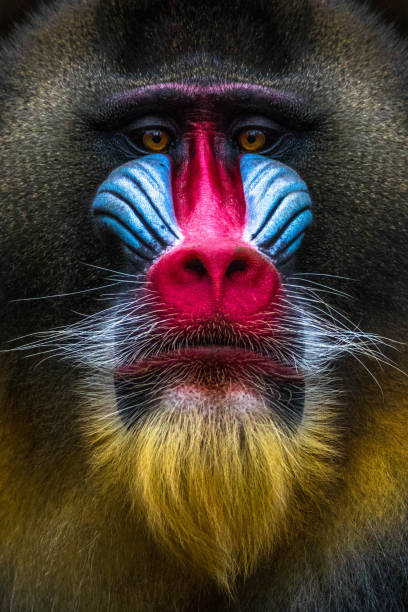
#> input picture lab2/input/lab_image.jpg, 408 x 612 px
$ jupyter execute III3.4.ipynb
#> lines starting #> are read from the running program, lines starting #| are printed output that depends on the picture
[cell 1]
import cv2
import numpy as np
import matplotlib.pyplot as plt
import time


def get_psnr(img1, img2):
    mse = np.mean((img1.astype(np.float64) - img2.astype(np.float64)) ** 2)
    if mse == 0: return 100.0
    return 20 * np.log10(255.0 / np.sqrt(mse))

def get_ssim(img1, img2):

    C1, C2 = 6.5025, 58.5225
    img1, img2 = img1.astype(np.float64), img2.astype(np.float64)
    mu1 = cv2.GaussianBlur(img1, (11, 11), 1.5)
    mu2 = cv2.GaussianBlur(img2, (11, 11), 1.5)
    mu1_sq, mu2_sq, mu1_mu2 = mu1**2, mu2**2, mu1*mu2
    sigma1_sq = cv2.GaussianBlur(img1**2, (11, 11), 1.5) - mu1_sq
    sigma2_sq = cv2.GaussianBlur(img2**2, (11, 11), 1.5) - mu2_sq
    sigma12 = cv2.GaussianBlur(img1*img2, (11, 11), 1.5) - mu1_mu2
    ssim_map = ((2*mu1_mu2 + C1)*(2*sigma12 + C2)) / ((mu1_sq + mu2_sq + C1)*(sigma1_sq + sigma2_sq + C2))
    return np.mean(ssim_map)


img = cv2.imread('../input/lab_image.jpg')
#> img is the input picture: shape (612, 408, 3); mean B, G, R 49.5, 59.4, 74.2
img_rgb = cv2.cvtColor(img, cv2.COLOR_BGR2RGB)
img_rgb = cv2.resize(img_rgb, (800, 600))
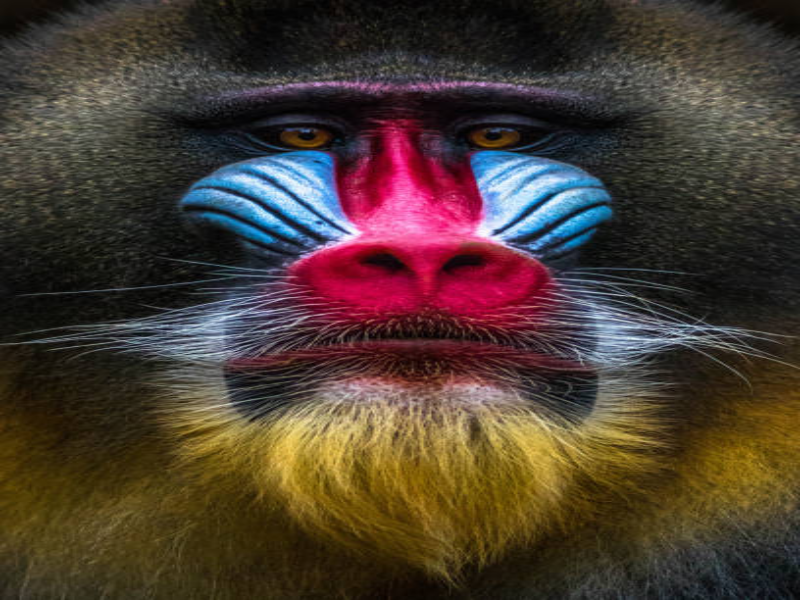
#> img_rgb: shape (600, 800, 3); mean R, G, B 74.1, 59.3, 49.4


def add_sp(img, ratio=0.05):
#> called with ratio = 0.05
    res = img.copy()
    mask = np.random.rand(img.shape[0], img.shape[1])
    res[mask < ratio/2] = [0,0,0]; res[mask > 1-ratio/2] = [255,255,255]
#> after `res[mask > 1 - ratio / 2] = [255, 255, 255]`:
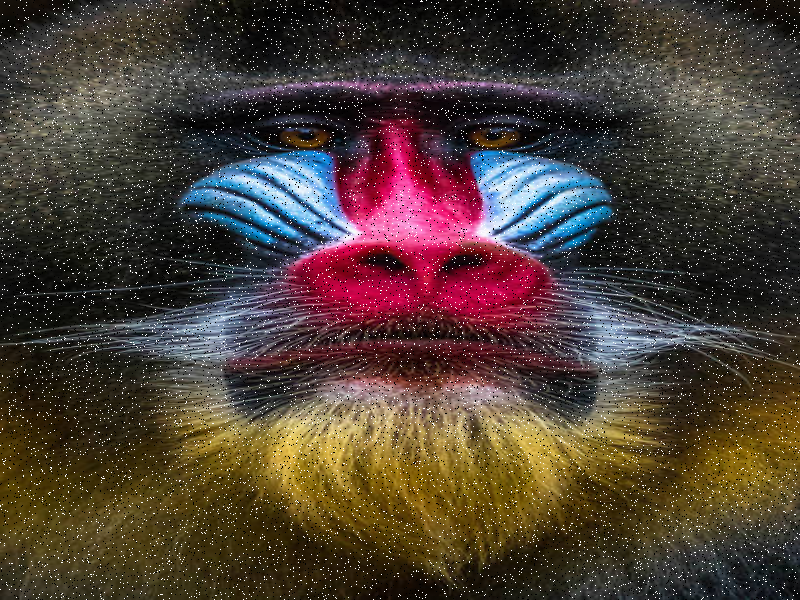
#> res: shape (600, 800, 3); mean R, G, B 76.7, 62.7, 53.3
    return res

def add_gauss(img, sigma=50):
#> called with sigma = 50
    noise = np.random.normal(0, sigma, img.shape).astype(np.int16)
    return np.clip(img.astype(np.int16) + noise, 0, 255).astype(np.uint8)
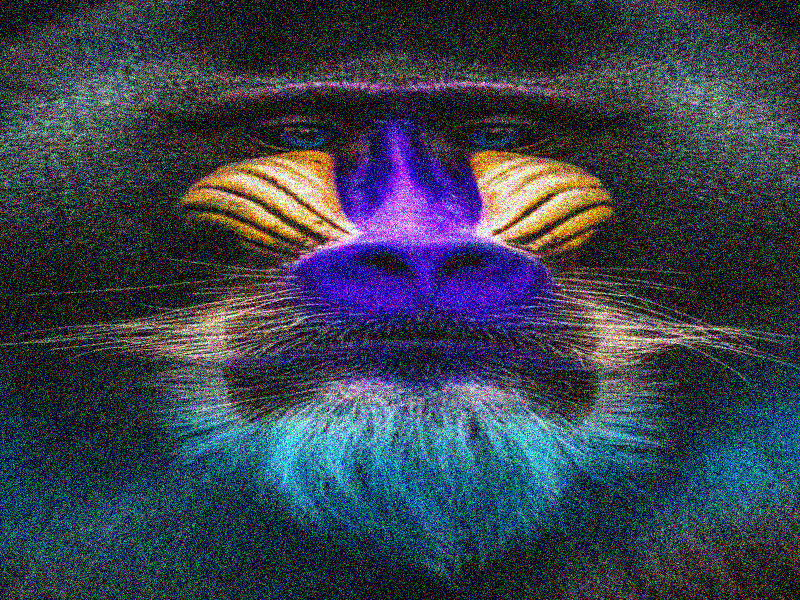
#> returned value: shape (600, 800, 3); mean of channels 0, 1, 2 77.9, 64.8, 56.8; drawn as B, G, R

img_sp = add_sp(img_rgb)
img_gn = add_gauss(img_rgb)


tasks = [
    (img_sp, "Mean", cv2.blur, [(5,5)]),
    (img_sp, "Gaussian", cv2.GaussianBlur, [(5,5), 0]),
    (img_sp, "Median", cv2.medianBlur, [5]),
    (img_sp, "Bilateral", cv2.bilateralFilter, [9, 75, 75]),

    (img_gn, "Mean", cv2.blur, [(5,5)]),
    (img_gn, "Gaussian", cv2.GaussianBlur, [(5,5), 0]),
    (img_gn, "Median", cv2.medianBlur, [5]),
    (img_gn, "Bilateral", cv2.bilateralFilter, [9, 75, 75])
]


processed_images = [img_sp, img_gn]
stats = []

for noise_img, name, func, args in tasks:
    start = time.time()
    res = func(noise_img, *args)
    duration = (time.time() - start) * 1000

    psnr_v = get_psnr(img_rgb, res)
    ssim_v = get_ssim(img_rgb, res)

    processed_images.append(res)
    stats.append(f"{name}\n{psnr_v:.1f}dB | {ssim_v:.2f}\n{duration:.2f}ms")
#> this loop made 8 passes
#> (name, args, mse in get_psnr, psnr_v, ssim_v) on passes 1 to 8: ('Mean', [(5, 5)], 172, 25.77, 0.605), ('Gaussian', [(5, 5), 0], 154.6, 26.24, 0.656), ('Median', [5], 103.1, 28, 0.765), ('Bilateral', [9, 75, 75], 1143.8, 17.55, 0.313), ('Mean', [(5, 5)], 248.5, 24.18, 0.522), ('Gaussian', [(5, 5), 0], 253.7, 24.09, 0.519), ('Median', [5], 250.6, 24.14, 0.456), ('Bilateral', [9, 75, 75], 578.1, 20.51, 0.285)
#> pass 1, `res = func(noise_img, *args)`:
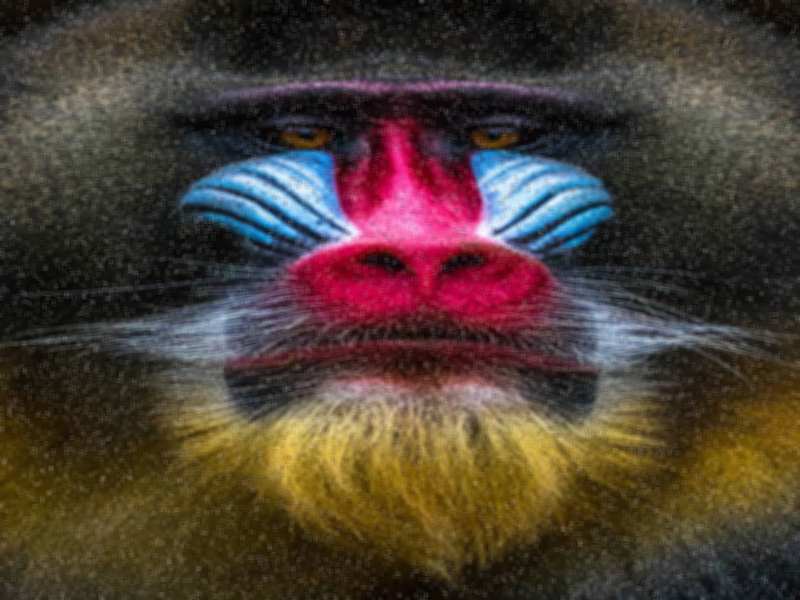
#> res: shape (600, 800, 3); mean R, G, B 76.7, 62.7, 53.3
#> pass 1, in get_ssim, `img1, img2 = img1.astype(np.float64), img2.astype(np.float64)`:
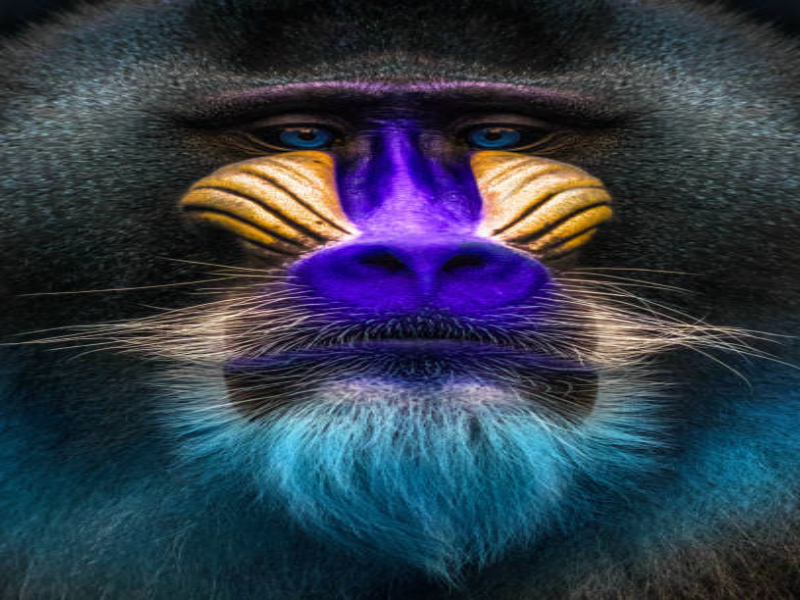
#> img1: shape (600, 800, 3) float64; mean of channels 0, 1, 2 74.1, 59.3, 49.4; drawn as B, G, R
#> pass 1, in get_ssim, `img1, img2 = img1.astype(np.float64), img2.astype(np.float64)`:
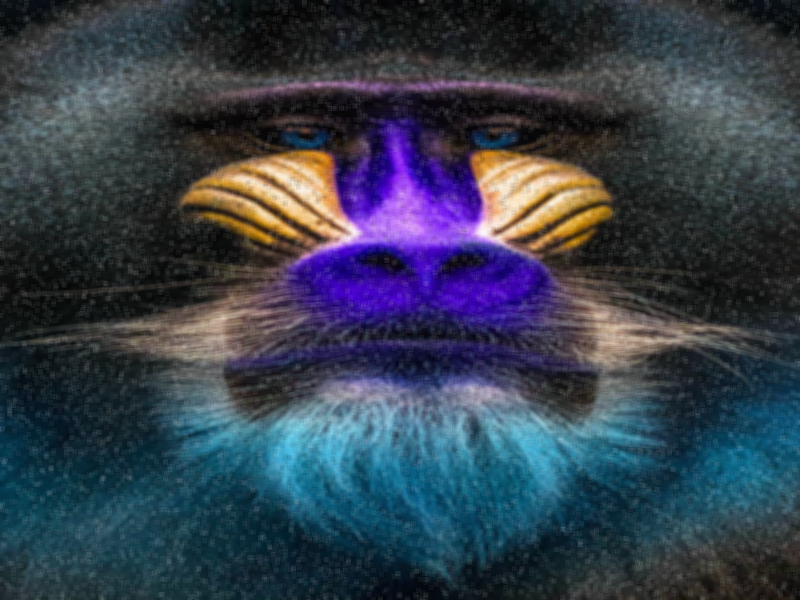
#> img2: shape (600, 800, 3) float64; mean of channels 0, 1, 2 76.7, 62.7, 53.3; drawn as B, G, R
#> after the loop, processed_images = 10 items; stats = 8 items


titles = ["Noise muối tiêu", "Gauss Noise"] + stats
#> titles = 10 items
display_order = [0, 2, 3, 4, 5, 1, 6, 7, 8, 9]

plt.figure(figsize=(22, 10))
for i, idx in enumerate(display_order):
    plt.subplot(2, 5, i + 1)
    plt.imshow(processed_images[idx])
    plt.title(titles[idx] if idx < 2 else titles[idx], fontsize=12, fontweight='bold')
    plt.axis('off')

plt.tight_layout()
plt.show()
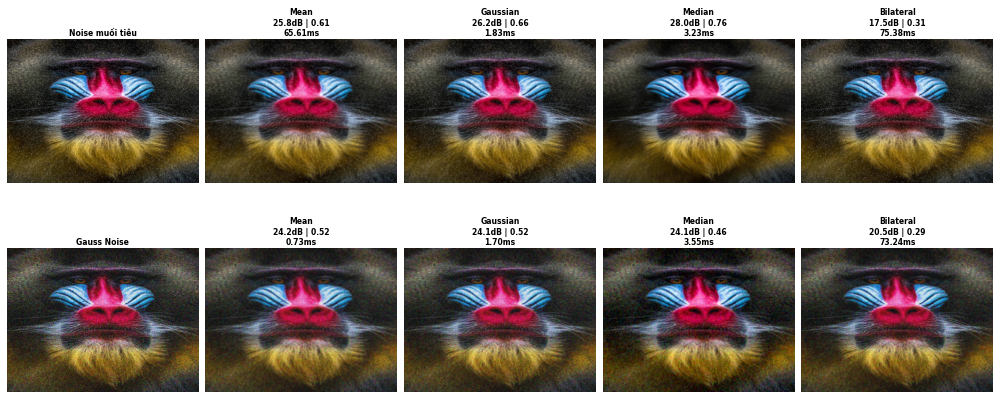
#> figure drawn by matplotlib, 10 panels
